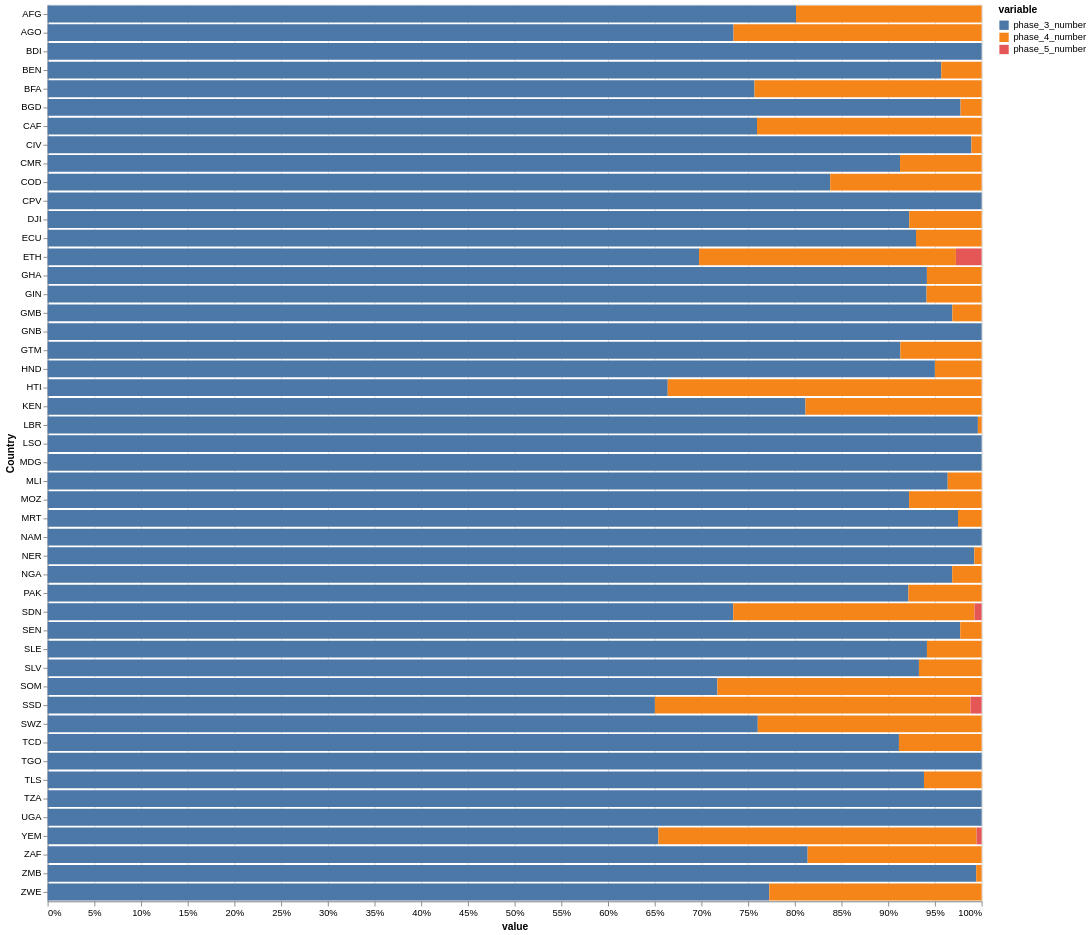

Source (notebook cell):
### Code cell
chart = alt.Chart(df_chart).mark_bar().encode(
    x= alt.X("value:Q", stack='normalize'),
    y="Country:N",
    color="variable:N",
    tooltip=['Country', 'variable', 'value']
).properties(width=1000)
chart

### Figure 1 — Vega-Lite specification as saved in the notebook (floating-point values rounded to 4 significant figures; data arrays with more than 128 entries replaced by an {"elided": "..."} marker saying what was removed)
{"config": {"view": {"continuousWidth": 300, "continuousHeight": 300}}, "data": {"name": "data-6a5e9265c1cbe318270256eb6b08948a"}, "mark": {"type": "bar"}, "encoding": {"color": {"field": "variable", "type": "nominal"}, "tooltip": [{"field": "Country", "type": "nominal"}, {"field": "variable", "type": "nominal"}, {"field": "value", "type": "quantitative"}], "x": {"field": "value", "stack": "normalize", "type": "quantitative"}, "y": {"field": "Country", "type": "nominal"}}, "width": 1000, "$schema": "https://vega.github.io/schema/vega-lite/v6.4.1.json", "datasets": {"data-6a5e9265c1cbe318270256eb6b08948a": {"elided": "144 records"}}}
